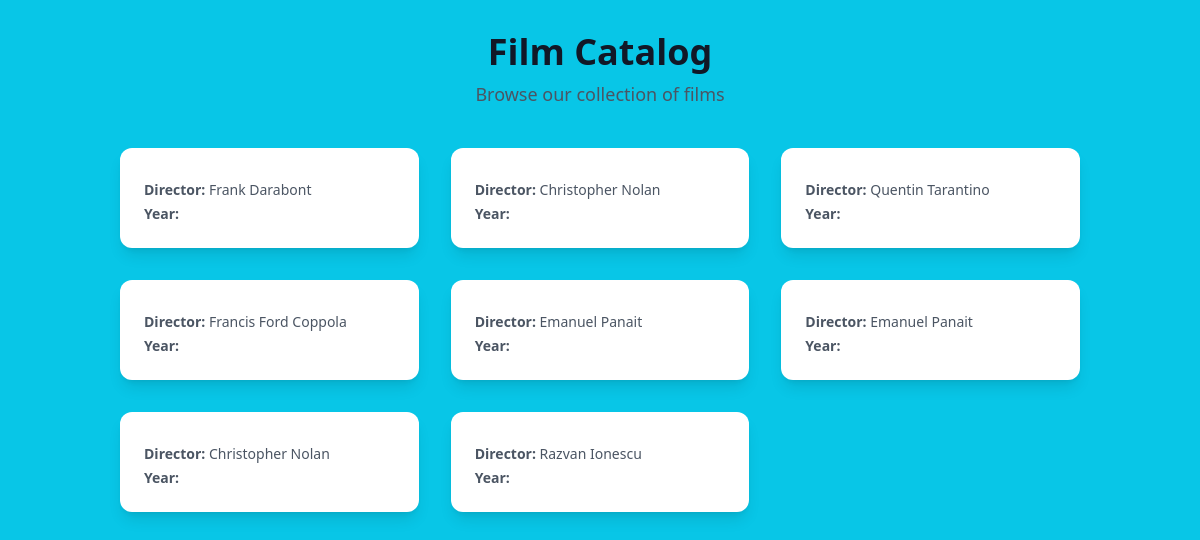
Page /list/ on the committed database.
### viewer/models.py (models this page shows, shortened)
class Movie(models.Model):
    name = models.CharField(max_length=200)

### viewer/views.py (the view)
# urls.py: path('list/', MovieListView.as_view(), name='movie-list'),
class MovieListView(ListView):
    model = Movie
    template_name = 'movie_list.html'
    context_object_name = 'movies_html'

### Arch/movies/Templates/movie_list.html (shortened to what this page needs)
{% load static %}
<!DOCTYPE html>
<html lang="en">
<head>
    <script src="https://cdn.tailwindcss.com"></script>
</head>
<body class="font-sans antialiased text-gray-800">
    <div class="container mx-auto p-4 md:p-8">
        <header class="text-center mb-10">
            <h1 class="text-4xl font-bold text-gray-900">Film Catalog</h1>
            <p class="text-lg text-gray-600 mt-2">Browse our collection of films</p>
        </header>
        <div class="grid grid-cols-1 sm:grid-cols-2 lg:grid-cols-3 xl:grid-cols-4 gap-8">
            {% if movies_html %}
                {% for film in movies_html %}
                <div class="bg-white rounded-xl shadow-lg overflow-hidden flex flex-col transform hover:scale-105 hover:shadow-2xl transition-all duration-300 ease-in-out">
                    <div class="p-6">
                        <div class="text-gray-600 text-sm space-y-1">
                            <p>
                                <span class="font-semibold">Director:</span> {{ film.director }}
                            </p>
                            <p>
                                <span class="font-semibold">Year:</span> {{ film.Year }}
                            </p>
                        </div>
                    </div>
                </div>
                {% endfor %}
            {% endif %}
        </div>
    </div>
</body>
</html>

### Arch/movies/Templates/movie_list.html (style rules this page uses)
body { background-color: hsl(189, 93%, 47%); }

### rows in the picture
Movie: director "Frank Darabont"
Movie: director "Christopher Nolan"
Movie: director "Quentin Tarantino"
Movie: director "Francis Ford Coppola"
Movie: director "Emanuel Panait"
Movie: director "Emanuel Panait"
Movie: director "Christopher Nolan"
Movie: director "Razvan Ionescu"
